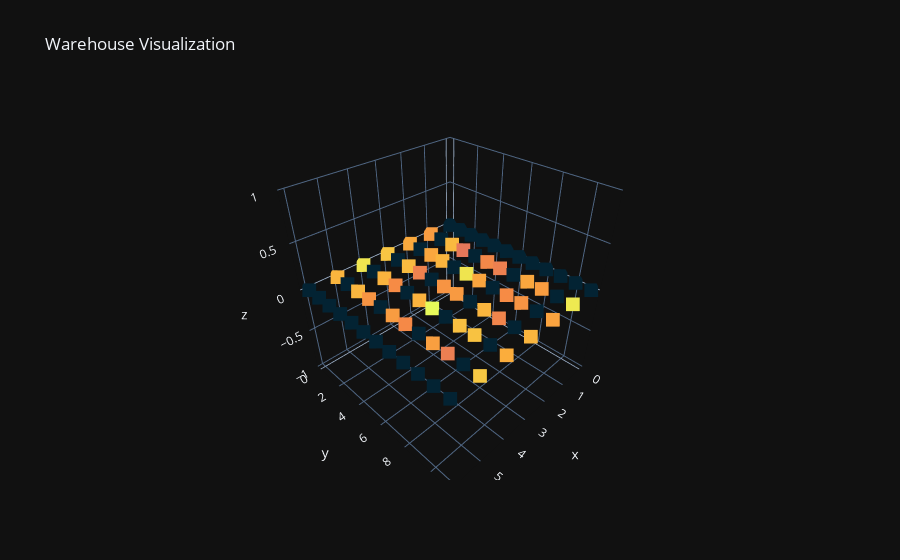

Notebook code for this chart:
### Code cell
fig.show()

### Figure 1 — Plotly figure (JSON) as saved in the notebook; plotly's stock layout.template omitted (floating-point values rounded to 4 significant figures; data arrays with more than 128 entries replaced by an {"elided": "..."} marker saying what was removed)
{"data": [{"customdata": {"elided": "84x2 float values"}, "hovertemplate": "x: %{x}<br>y: %{y}<br>z: %{z}<br>Order Frequency: %{customdata[0]}<br>Product: %{customdata[1]}}", "marker": {"color": [0.0, 0.0, 0.0, 0.0, 0.0, 0.0, 0.0, 0.0, 0.0, 0.0, 0.0, 0.0, 152.0, 0.0, 167.0, 130.0, 0.0, 141.0, 136.0, 0.0, 158.0, 153.0, 0.0, 189.0, 159.0, 0.0, 158.0, 165.0, 0.0, 187.0, 157.0, 0.0, 143.0, 148.0, 0.0, 156.0, 173.0, 0.0, 168.0, 137.0, 0.0, 148.0, 151.0, 0.0, 165.0, 139.0, 0.0, 165.0, 188.0, 0.0, 164.0, 143.0, 0.0, 164.0, 197.0, 0.0, 170.0, 171.0, 0.0, 161.0, 165.0, 0.0, 166.0, 148.0, 0.0, 152.0, 142.0, 0.0, 154.0, 135.0, 0.0, 174.0, 0.0, 0.0, 0.0, 0.0, 0.0, 0.0, 0.0, 0.0, 0.0, 0.0, 0.0, 0.0], "colorscale": [[0.0, "rgb(3, 35, 51)"], [0.09091, "rgb(13, 48, 100)"], [0.1818, "rgb(53, 50, 155)"], [0.2727, "rgb(93, 62, 153)"], [0.3636, "rgb(126, 77, 143)"], [0.4545, "rgb(158, 89, 135)"], [0.5455, "rgb(193, 100, 121)"], [0.6364, "rgb(225, 113, 97)"], [0.7273, "rgb(246, 139, 69)"], [0.8182, "rgb(251, 173, 60)"], [0.9091, "rgb(246, 211, 70)"], [1.0, "rgb(231, 250, 90)"]], "size": 5, "symbol": "square"}, "mode": "markers", "x": [0, 0, 0, 0, 0, 0, 0, 0, 0, 0, 0, 0, 1, 1, 1, 1, 1, 1, 1, 1, 1, 1, 1, 1, 2, 2, 2, 2, 2, 2, 2, 2, 2, 2, 2, 2, 3, 3, 3, 3, 3, 3, 3, 3, 3, 3, 3, 3, 4, 4, 4, 4, 4, 4, 4, 4, 4, 4, 4, 4, 5, 5, 5, 5, 5, 5, 5, 5, 5, 5, 5, 5, 6, 6, 6, 6, 6, 6, 6, 6, 6, 6, 6, 6], "y": [0, 1, 2, 3, 4, 5, 6, 7, 8, 9, 10, 11, 0, 1, 2, 3, 4, 5, 6, 7, 8, 9, 10, 11, 0, 1, 2, 3, 4, 5, 6, 7, 8, 9, 10, 11, 0, 1, 2, 3, 4, 5, 6, 7, 8, 9, 10, 11, 0, 1, 2, 3, 4, 5, 6, 7, 8, 9, 10, 11, 0, 1, 2, 3, 4, 5, 6, 7, 8, 9, 10, 11, 0, 1, 2, 3, 4, 5, 6, 7, 8, 9, 10, 11], "z": [0, 0, 0, 0, 0, 0, 0, 0, 0, 0, 0, 0, 0, 0, 0, 0, 0, 0, 0, 0, 0, 0, 0, 0, 0, 0, 0, 0, 0, 0, 0, 0, 0, 0, 0, 0, 0, 0, 0, 0, 0, 0, 0, 0, 0, 0, 0, 0, 0, 0, 0, 0, 0, 0, 0, 0, 0, 0, 0, 0, 0, 0, 0, 0, 0, 0, 0, 0, 0, 0, 0, 0, 0, 0, 0, 0, 0, 0, 0, 0, 0, 0, 0, 0], "type": "scatter3d"}], "layout": {"title": {"text": "Warehouse Visualization"}}}
